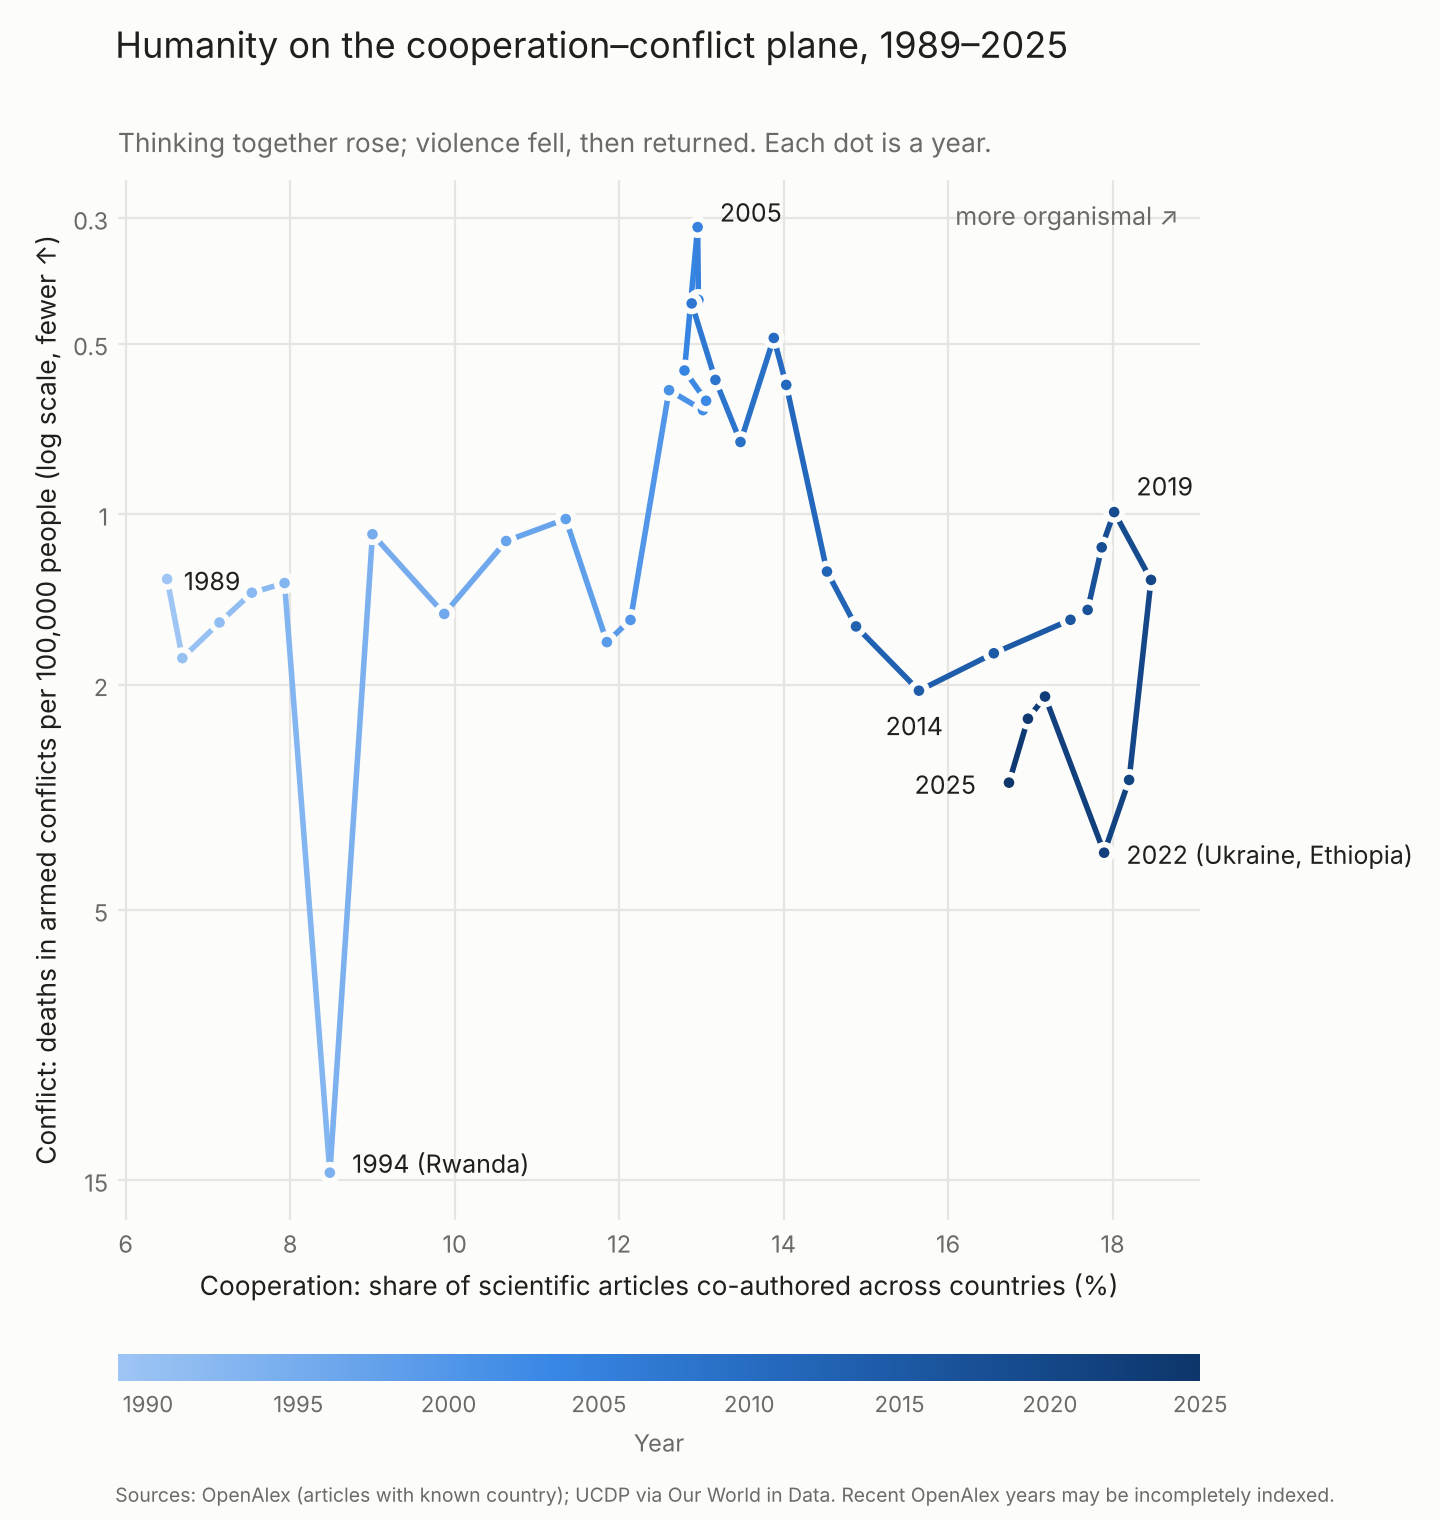

The Python source for this figure:
"""Humanity's path on the cooperation-conflict plane, 1989-2025.

x: international co-authorship share of articles (OpenAlex) - cognitive cooperation
y: death rate in armed conflicts per 100,000 (UCDP via OWID), log scale, inverted
   so that up = less conflict. Upper right = more organismal (high cooperation,
   low conflict; cf. Queller & Strassmann 2009, citation unverified).
Run from the repository root: python analysis/organismality_plane.py
"""
import json
from pathlib import Path

import matplotlib
matplotlib.use("Agg")
import matplotlib.pyplot as plt
import numpy as np
import pandas as pd

root = Path(__file__).resolve().parents[1]
g = lambda f: {int(x["key"]): x["count"] for x in json.load(open(root / f))["group_by"]}
m = g("data/openalex_articles_multicountry_by_year.json")
a = g("data/openalex_articles_anycountry_by_year.json")
d = pd.read_csv(root / "data/owid_ucdp_death_rate_armed_conflicts.csv")
conf = d[d.Entity == "World"].set_index("Year")[d.columns[3]]
years = list(range(1989, 2026))
x = np.array([100 * m[y] / a[y] for y in years])
y = np.array([conf[y] for y in years])

INK, MUTED, GRID, SURF = "#1f1f1d", "#6b6a66", "#e6e5e1", "#fcfcfb"
ramp = ["#9ec5f4", "#6da7ec", "#3987e5", "#256abf", "#184f95", "#0d366b"]
cmap = matplotlib.colors.LinearSegmentedColormap.from_list("blue", ramp)
norm = matplotlib.colors.Normalize(1989, 2025)

fig, ax = plt.subplots(figsize=(7.2, 7.6), dpi=200)
fig.patch.set_facecolor(SURF); ax.set_facecolor(SURF)
for i in range(len(years) - 1):
    ax.plot(x[i:i + 2], y[i:i + 2], color=cmap(norm(years[i])), lw=2, solid_capstyle="round", zorder=2)
ax.scatter(x, y, c=[cmap(norm(t)) for t in years], s=34, edgecolors=SURF, linewidths=2, zorder=3)
ax.set_yscale("log"); ax.invert_yaxis()
labels = {1989: (6, -4), 1994: (8, 0), 2005: (8, 2), 2014: (-12, -16), 2019: (8, 6), 2022: (8, -4), 2025: (-34, -4)}
for t, (dx, dy) in labels.items():
    i = years.index(t)
    txt = {1994: "1994 (Rwanda)", 2022: "2022 (Ukraine, Ethiopia)"}.get(t, str(t))
    ax.annotate(txt, (x[i], y[i]), xytext=(dx, dy), textcoords="offset points", fontsize=9, color=INK)
ax.set_xlabel("Cooperation: share of scientific articles co-authored across countries (%)", color=INK, fontsize=9.5)
ax.set_ylabel("Conflict: deaths in armed conflicts per 100,000 people (log scale, fewer ↑)", color=INK, fontsize=9.5)
ax.set_yticks([0.3, 0.5, 1, 2, 5, 15]); ax.set_yticklabels(["0.3", "0.5", "1", "2", "5", "15"])
ax.grid(True, which="major", color=GRID, lw=0.8); ax.minorticks_off()
for s in ax.spines.values(): s.set_visible(False)
ax.tick_params(colors=MUTED, labelsize=8.5, length=0)
ax.text(0.98, 0.98, "more organismal ↗", transform=ax.transAxes, ha="right", va="top", fontsize=9, color=MUTED)
fig.suptitle("Humanity on the cooperation–conflict plane, 1989–2025", x=0.08, ha="left", fontsize=13, color=INK, y=0.985)
ax.set_title("Thinking together rose; violence fell, then returned. Each dot is a year.", loc="left", fontsize=9.5, color=MUTED, pad=10)
fig.text(0.08, 0.012, "Sources: OpenAlex (articles with known country); UCDP via Our World in Data. Recent OpenAlex years may be incompletely indexed.",
         fontsize=7, color=MUTED, ha="left")
sm = plt.cm.ScalarMappable(cmap=cmap, norm=norm)
cb = fig.colorbar(sm, ax=ax, orientation="horizontal", fraction=0.035, pad=0.11, aspect=40)
cb.set_label("Year", color=MUTED, fontsize=8.5); cb.outline.set_visible(False); cb.ax.tick_params(colors=MUTED, labelsize=8, length=0)
fig.tight_layout(rect=(0, 0.02, 1, 0.985))
out = root / "analysis/organismality_plane.png"
fig.savefig(out, facecolor=SURF)
print("saved", out)
